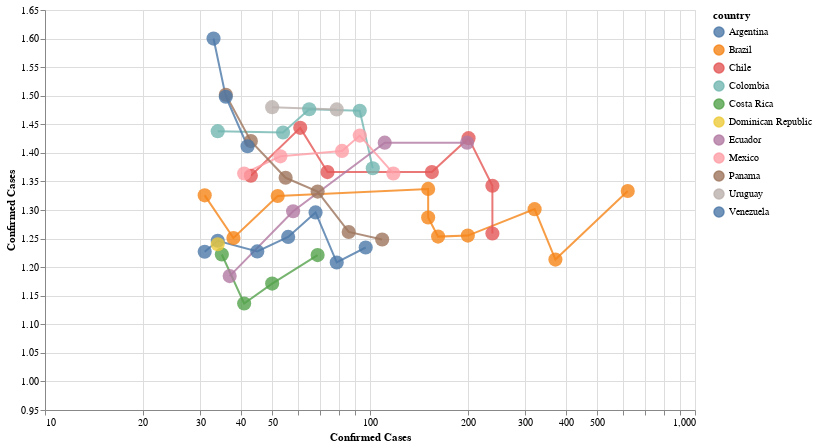

Source (notebook cell):
### Markdown cell above
# What about Latin America?

- Brazil is growing fast, needs to take action quickly

- Chile seems to be starting a deacceleration 

- Argentina is growing constantly at a 20% rate

### Code cell
#hide_input
latam = [
    'Brazil', 'Chile', 'Argentina', 'Panama', 'Colombia','Mexico', 
    'Ecuador', 'Costa Rica', 'Venezuela', 'Dominican Republic', 'Bolivia',
    'Paraguay', 'Uruguay','Honduras', 'Cuba', 'Puerto Rico','Guatemala', 
]

plot_rate_cnt_trajectories(latam)

### Figure 1 — Vega-Lite specification as saved in the notebook (floating-point values rounded to 4 significant figures)
{"config": {"view": {"continuousWidth": 400, "continuousHeight": 300}, "point": {"size": 200}}, "data": {"name": "data-db0fa88780f9b7d325df810b4a84129a"}, "mark": {"type": "line", "point": true, "radius": 150}, "encoding": {"color": {"type": "nominal", "field": "country"}, "opacity": {"condition": {"value": 0.8, "selection": "selector003"}, "value": 0.05}, "tooltip": [{"type": "temporal", "field": "date"}, {"type": "nominal", "field": "country"}, {"type": "quantitative", "field": "confirmed"}, {"type": "quantitative", "field": "rate"}, {"type": "quantitative", "field": "cum"}], "x": {"type": "quantitative", "axis": {"title": "Confirmed Cases"}, "field": "confirmed", "scale": {"type": "log"}}, "y": {"type": "quantitative", "axis": {"title": "Confirmed Cases"}, "field": "rate", "scale": {"domain": [0.95, 1.65]}}}, "height": 400, "selection": {"selector003": {"type": "multi", "fields": ["country"], "bind": "legend", "init": [{"country": "Brazil"}, {"country": "Chile"}, {"country": "Argentina"}, {"country": "Panama"}, {"country": "Colombia"}, {"country": "Mexico"}, {"country": "Ecuador"}, {"country": "Costa Rica"}, {"country": "Venezuela"}, {"country": "Dominican Republic"}, {"country": "Bolivia"}, {"country": "Paraguay"}, {"country": "Uruguay"}, {"country": "Honduras"}, {"country": "Cuba"}, {"country": "Puerto Rico"}, {"country": "Guatemala"}]}}, "width": 650, "$schema": "https://vega.github.io/schema/vega-lite/v4.0.2.json", "datasets": {"data-db0fa88780f9b7d325df810b4a84129a": [{"date": "2020-03-13T00:00:00", "country": "Argentina", "confirmed": 31, "rate": 1.227, "cum": 123}, {"date": "2020-03-14T00:00:00", "country": "Argentina", "confirmed": 34, "rate": 1.246, "cum": 157}, {"date": "2020-03-15T00:00:00", "country": "Argentina", "confirmed": 45, "rate": 1.228, "cum": 202}, {"date": "2020-03-16T00:00:00", "country": "Argentina", "confirmed": 56, "rate": 1.253, "cum": 258}, {"date": "2020-03-17T00:00:00", "country": "Argentina", "confirmed": 68, "rate": 1.296, "cum": 326}, {"date": "2020-03-18T00:00:00", "country": "Argentina", "confirmed": 79, "rate": 1.208, "cum": 405}, {"date": "2020-03-19T00:00:00", "country": "Argentina", "confirmed": 97, "rate": 1.234, "cum": 502}, {"date": "2020-03-10T00:00:00", "country": "Brazil", "confirmed": 31, "rate": 1.326, "cum": 121}, {"date": "2020-03-11T00:00:00", "country": "Brazil", "confirmed": 38, "rate": 1.251, "cum": 159}, {"date": "2020-03-12T00:00:00", "country": "Brazil", "confirmed": 52, "rate": 1.325, "cum": 211}, {"date": "2020-03-13T00:00:00", "country": "Brazil", "confirmed": 151, "rate": 1.337, "cum": 362}, {"date": "2020-03-14T00:00:00", "country": "Brazil", "confirmed": 151, "rate": 1.287, "cum": 513}, {"date": "2020-03-15T00:00:00", "country": "Brazil", "confirmed": 162, "rate": 1.253, "cum": 675}, {"date": "2020-03-16T00:00:00", "country": "Brazil", "confirmed": 200, "rate": 1.255, "cum": 875}, {"date": "2020-03-17T00:00:00", "country": "Brazil", "confirmed": 321, "rate": 1.301, "cum": 1196}, {"date": "2020-03-18T00:00:00", "country": "Brazil", "confirmed": 372, "rate": 1.213, "cum": 1568}, {"date": "2020-03-19T00:00:00", "country": "Brazil", "confirmed": 621, "rate": 1.333, "cum": 2189}, {"date": "2020-03-13T00:00:00", "country": "Chile", "confirmed": 43, "rate": 1.36, "cum": 132}, {"date": "2020-03-14T00:00:00", "country": "Chile", "confirmed": 61, "rate": 1.444, "cum": 193}, {"date": "2020-03-15T00:00:00", "country": "Chile", "confirmed": 74, "rate": 1.366, "cum": 267}, {"date": "2020-03-16T00:00:00", "country": "Chile", "confirmed": 155, "rate": 1.366, "cum": 422}, {"date": "2020-03-17T00:00:00", "country": "Chile", "confirmed": 201, "rate": 1.426, "cum": 623}, {"date": "2020-03-18T00:00:00", "country": "Chile", "confirmed": 238, "rate": 1.343, "cum": 861}, {"date": "2020-03-19T00:00:00", "country": "Chile", "confirmed": 238, "rate": 1.259, "cum": 1099}, {"date": "2020-03-15T00:00:00", "country": "Colombia", "confirmed": 34, "rate": 1.438, "cum": 94}, {"date": "2020-03-16T00:00:00", "country": "Colombia", "confirmed": 54, "rate": 1.436, "cum": 148}, {"date": "2020-03-17T00:00:00", "country": "Colombia", "confirmed": 65, "rate": 1.476, "cum": 213}, {"date": "2020-03-18T00:00:00", "country": "Colombia", "confirmed": 93, "rate": 1.474, "cum": 306}, {"date": "2020-03-19T00:00:00", "country": "Colombia", "confirmed": 102, "rate": 1.373, "cum": 408}, {"date": "2020-03-16T00:00:00", "country": "Costa Rica", "confirmed": 35, "rate": 1.222, "cum": 171}, {"date": "2020-03-17T00:00:00", "country": "Costa Rica", "confirmed": 41, "rate": 1.136, "cum": 212}, {"date": "2020-03-18T00:00:00", "country": "Costa Rica", "confirmed": 50, "rate": 1.171, "cum": 262}, {"date": "2020-03-19T00:00:00", "country": "Costa Rica", "confirmed": 69, "rate": 1.221, "cum": 331}, {"date": "2020-03-19T00:00:00", "country": "Dominican Republic", "confirmed": 34, "rate": 1.24, "cum": 148}, {"date": "2020-03-16T00:00:00", "country": "Ecuador", "confirmed": 37, "rate": 1.184, "cum": 256}, {"date": "2020-03-17T00:00:00", "country": "Ecuador", "confirmed": 58, "rate": 1.298, "cum": 314}, {"date": "2020-03-18T00:00:00", "country": "Ecuador", "confirmed": 111, "rate": 1.418, "cum": 425}, {"date": "2020-03-19T00:00:00", "country": "Ecuador", "confirmed": 199, "rate": 1.418, "cum": 624}, {"date": "2020-03-15T00:00:00", "country": "Mexico", "confirmed": 41, "rate": 1.364, "cum": 162}, {"date": "2020-03-16T00:00:00", "country": "Mexico", "confirmed": 53, "rate": 1.394, "cum": 215}, {"date": "2020-03-17T00:00:00", "country": "Mexico", "confirmed": 82, "rate": 1.403, "cum": 297}, {"date": "2020-03-18T00:00:00", "country": "Mexico", "confirmed": 93, "rate": 1.43, "cum": 390}, {"date": "2020-03-19T00:00:00", "country": "Mexico", "confirmed": 118, "rate": 1.364, "cum": 508}, {"date": "2020-03-14T00:00:00", "country": "Panama", "confirmed": 36, "rate": 1.502, "cum": 83}, {"date": "2020-03-15T00:00:00", "country": "Panama", "confirmed": 43, "rate": 1.421, "cum": 126}, {"date": "2020-03-16T00:00:00", "country": "Panama", "confirmed": 55, "rate": 1.356, "cum": 181}, {"date": "2020-03-17T00:00:00", "country": "Panama", "confirmed": 69, "rate": 1.332, "cum": 250}, {"date": "2020-03-18T00:00:00", "country": "Panama", "confirmed": 86, "rate": 1.262, "cum": 336}, {"date": "2020-03-19T00:00:00", "country": "Panama", "confirmed": 109, "rate": 1.248, "cum": 445}, {"date": "2020-03-18T00:00:00", "country": "Uruguay", "confirmed": 50, "rate": 1.48, "cum": 95}, {"date": "2020-03-19T00:00:00", "country": "Uruguay", "confirmed": 79, "rate": 1.476, "cum": 174}, {"date": "2020-03-17T00:00:00", "country": "Venezuela", "confirmed": 33, "rate": 1.6, "cum": 62}, {"date": "2020-03-18T00:00:00", "country": "Venezuela", "confirmed": 36, "rate": 1.498, "cum": 98}, {"date": "2020-03-19T00:00:00", "country": "Venezuela", "confirmed": 42, "rate": 1.412, "cum": 140}]}}
